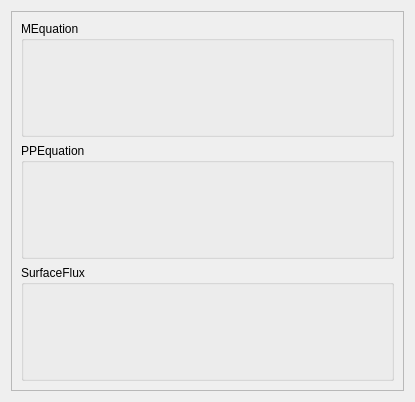
<?xml version="1.0" encoding="UTF-8"?>
<ui version="4.0">
 <class>FlowWidget</class>
 <widget class="QWidget" name="FlowWidget">
  <property name="geometry">
   <rect>
    <x>0</x>
    <y>0</y>
    <width>415</width>
    <height>402</height>
   </rect>
  </property>
  <property name="windowTitle">
   <string>Form</string>
  </property>
  <layout class="QVBoxLayout" name="verticalLayout_3">
   <item>
    <widget class="QScrollArea" name="scrollArea">
     <property name="widgetResizable">
      <bool>true</bool>
     </property>
     <widget class="QWidget" name="scrollAreaWidgetContents">
      <property name="geometry">
       <rect>
        <x>0</x>
        <y>0</y>
        <width>391</width>
        <height>378</height>
       </rect>
      </property>
      <layout class="QVBoxLayout" name="verticalLayout_4">
       <item>
        <layout class="QVBoxLayout" name="verticalLayout"/>
       </item>
       <item>
        <widget class="QGroupBox" name="_MEquation">
         <property name="title">
          <string>MEquation</string>
         </property>
         <layout class="QGridLayout" name="gridLayout_4">
          <item row="0" column="0">
           <layout class="QVBoxLayout" name="verticalLayout_2"/>
          </item>
         </layout>
        </widget>
       </item>
       <item>
        <widget class="QGroupBox" name="_PPEquation">
         <property name="title">
          <string>PPEquation</string>
         </property>
         <layout class="QGridLayout" name="gridLayout_3">
          <item row="1" column="0">
           <layout class="QVBoxLayout" name="verticalLayout_1"/>
          </item>
         </layout>
        </widget>
       </item>
       <item>
        <widget class="QGroupBox" name="_SurfaceFlux">
         <property name="title">
          <string>SurfaceFlux</string>
         </property>
         <layout class="QVBoxLayout" name="verticalLayout_6">
          <item>
           <layout class="QVBoxLayout" name="verticalLayout_5"/>
          </item>
         </layout>
        </widget>
       </item>
      </layout>
     </widget>
    </widget>
   </item>
  </layout>
 </widget>
 <resources/>
 <connections/>
</ui>
